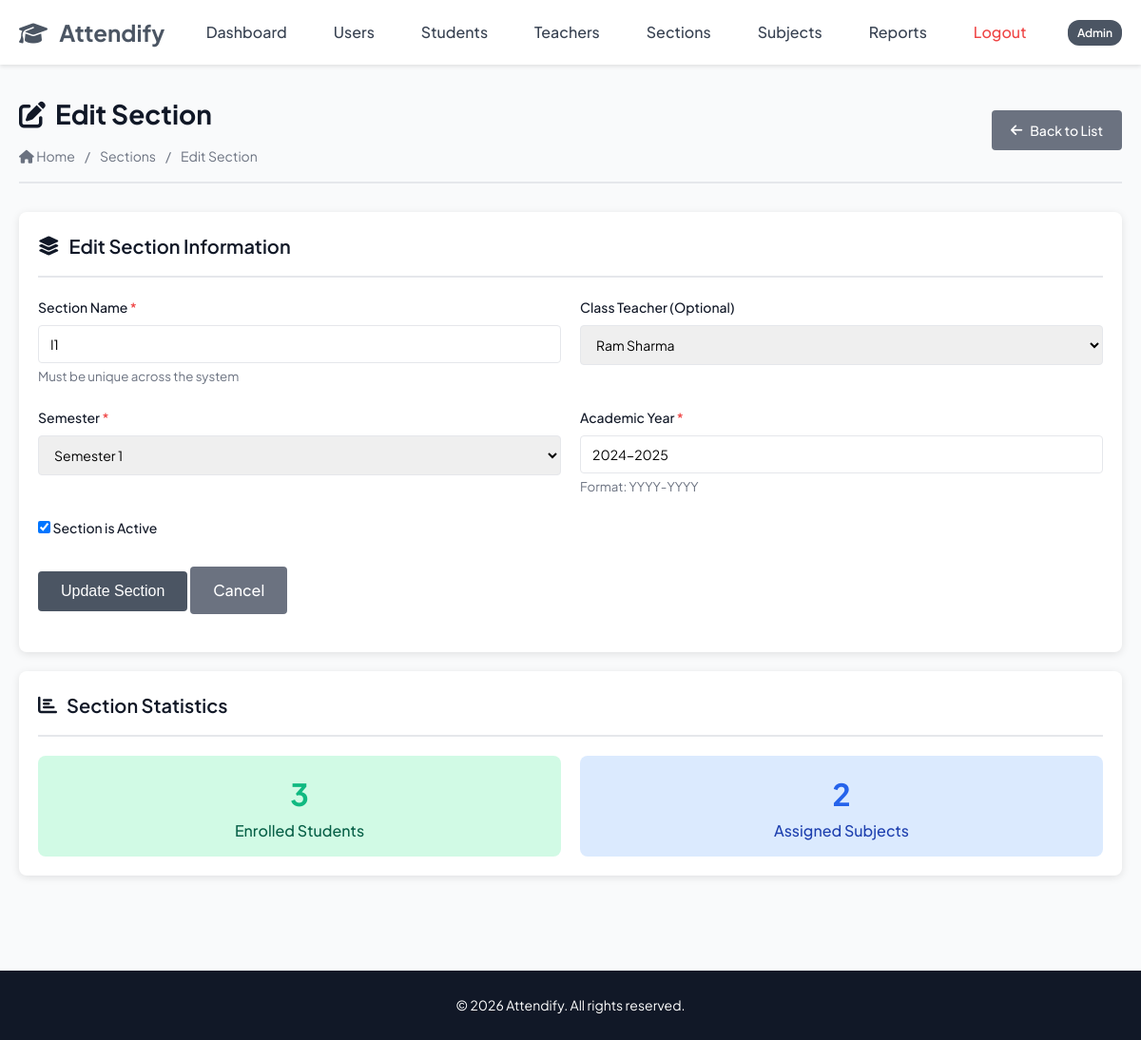
The page /admin/edit_section.php?id=1 (signed in) on the database its author committed.
### tables this page shows
CREATE TABLE `sections` (
  `section_id` int(11) NOT NULL AUTO_INCREMENT,
  `teacher_id` int(11) DEFAULT NULL,
  `section_name` varchar(10) NOT NULL,
  `semester` int(11) NOT NULL,
  `academic_year` varchar(9) NOT NULL,
  `total_students` int(11) DEFAULT 0,
  `is_active` tinyint(1) DEFAULT 1,
  PRIMARY KEY (`section_id`),
  UNIQUE KEY `section_name` (`section_name`),
  KEY `teacher_id` (`teacher_id`),
  KEY `idx_section_name` (`section_name`),
  KEY `idx_academic_year` (`academic_year`),
  KEY `idx_active_sections` (`is_active`),
  CONSTRAINT `sections_ibfk_1` FOREIGN KEY (`teacher_id`) REFERENCES `teachers` (`teacher_id`) ON DELETE SET NULL ON UPDATE CASCADE
);

CREATE TABLE `teachers` (
  `teacher_id` int(11) NOT NULL AUTO_INCREMENT,
  `user_id` int(11) NOT NULL,
  `first_name` varchar(50) NOT NULL,
  `last_name` varchar(50) NOT NULL,
  `email` varchar(100) DEFAULT NULL,
  `phone` varchar(15) DEFAULT NULL,
  `department` varchar(100) DEFAULT NULL,
  `joining_date` date DEFAULT NULL,
  PRIMARY KEY (`teacher_id`),
  UNIQUE KEY `email` (`email`),
  KEY `user_id` (`user_id`),
  KEY `idx_teacher_name` (`first_name`,`last_name`),
  KEY `idx_department` (`department`),
  CONSTRAINT `teachers_ibfk_1` FOREIGN KEY (`user_id`) REFERENCES `users` (`user_id`) ON DELETE CASCADE ON UPDATE CASCADE
);

### config.php (called while the page is built, shortened)
<?php
function e($string) {
    return htmlspecialchars($string, ENT_QUOTES, 'UTF-8');
}
?>

### admin/edit_section.php (the view, shortened to what this page needs)
<?php
require_once '../config.php';
$section_id = isset($_GET['id']) ? intval($_GET['id']) : 0;
$sql = "SELECT * FROM SECTIONS WHERE section_id = ?";
$stmt = $conn->prepare($sql);
$stmt->bind_param("i", $section_id);
$stmt->execute();
$result = $stmt->get_result();
$section = $result->fetch_assoc();
$teachers_sql = "SELECT teacher_id, first_name, last_name FROM TEACHERS ORDER BY first_name, last_name";
$teachers_result = $conn->query($teachers_sql);
include '../includes/header.php';
?>
<div class="page-header">
    <div>
        <h1><i class="fas fa-edit"></i> Edit Section</h1>
        <div class="breadcrumb">
            <a href="dashboard.php"><i class="fas fa-home"></i> Home</a>
            <span>/</span>
            <a href="list_sections.php">Sections</a>
            <span>/</span>
            <span>Edit Section</span>
        </div>
    </div>
    <div>
        <a href="list_sections.php" class="btn btn-secondary">
            <i class="fas fa-arrow-left"></i> Back to List
        </a>
    </div>
</div>
<div class="card">
    <div class="card-header">
        <h2 class="card-title">
            <i class="fas fa-layer-group"></i> Edit Section Information
        </h2>
    </div>
    <div class="card-body">
        <form method="POST" action="">
            <div class="form-row">
                <div class="form-group">
                    <label for="section_name" class="required">Section Name</label>
                    <input
                        type="text"
                        id="section_name"
                        name="section_name"
                        placeholder="Enter section name"
                        required
                        value="<?php echo e($section['section_name']); ?>"
                    >
                    <small class="text-muted">Must be unique across the system</small>
                </div>
                <div class="form-group">
                    <label for="teacher_id">Class Teacher (Optional)</label>
                    <select id="teacher_id" name="teacher_id">
                        <?php while ($teacher = $teachers_result->fetch_assoc()): ?>
                            <option value="<?php echo $teacher['teacher_id']; ?>"
                                <?php echo $section['teacher_id'] == $teacher['teacher_id'] ? 'selected' : ''; ?>>
                                <?php echo e($teacher['first_name'] . ' ' . $teacher['last_name']); ?>
                            </option>
                        <?php endwhile; ?>
                    </select>
                </div>
            </div>
            <div class="form-row">
                <div class="form-group">
                    <label for="semester" class="required">Semester</label>
                    <select id="semester" name="semester" required>
                        <?php for ($i = 1; $i <= 8; $i++): ?>
                            <option value="<?php echo $i; ?>" <?php echo $section['semester'] == $i ? 'selected' : ''; ?>>
                                Semester <?php echo $i; ?>
                            </option>
                        <?php endfor; ?>
                    </select>
                </div>
                <div class="form-group">
                    <label for="academic_year" class="required">Academic Year</label>
                    <input
                        type="text"
                        id="academic_year"
                        name="academic_year"
                        placeholder="e.g., 2024-2025"
                        required
                        pattern="\d{4}-\d{4}"
                        value="<?php echo e($section['academic_year']); ?>"
                    >
                    <small class="text-muted">Format: YYYY-YYYY</small>
                </div>
            </div>
            <div class="form-group">
                <label>
                    <input type="checkbox" name="is_active" value="1" <?php echo $section['is_active'] ? 'checked' : ''; ?>>
                    Section is Active
                </label>
            </div>
            <div class="form-group" style="margin-top: 30px;">
                <button type="submit" class="btn btn-primary btn-lg">
                    Update Section
                </button>
                <a href="list_sections.php" class="btn btn-secondary btn-lg">
                    Cancel
                </a>
            </div>
        </form>
    </div>
</div>
<?php
$stats_sql = "SELECT
    COUNT(DISTINCT e.enrollment_id) as enrolled_students,
    COUNT(DISTINCT ss.section_subject_id) as assigned_subjects
FROM SECTIONS s
LEFT JOIN ENROLLMENTS e ON s.section_id = e.section_id AND e.status = 'active'
LEFT JOIN SECTION_SUBJECTS ss ON s.section_id = ss.section_id
WHERE s.section_id = ?";
$stats_stmt = $conn->prepare($stats_sql);
$stats_stmt->bind_param("i", $section_id);
$stats_stmt->execute();
$stats_result = $stats_stmt->get_result();
$stats = $stats_result->fetch_assoc();
?>
<div class="card" style="margin-top: 20px;">
    <div class="card-header">
        <h2 class="card-title"><i class="fas fa-chart-bar"></i> Section Statistics</h2>
    </div>
    <div class="card-body">
        <div style="display: grid; grid-template-columns: repeat(auto-fit, minmax(200px, 1fr)); gap: 20px;">
            <div style="text-align: center; padding: 15px; background-color: #d1fae5; border-radius: 8px;">
                <div style="font-size: 32px; font-weight: bold; color: #10b981;"><?php echo $stats['enrolled_students']; ?></div>
                <div style="color: #065f46; font-weight: 500;">Enrolled Students</div>
            </div>
            <div style="text-align: center; padding: 15px; background-color: #dbeafe; border-radius: 8px;">
                <div style="font-size: 32px; font-weight: bold; color: #2563eb;"><?php echo $stats['assigned_subjects']; ?></div>
                <div style="color: #1e40af; font-weight: 500;">Assigned Subjects</div>
            </div>
        </div>
    </div>
</div>
<?php
include '../includes/footer.php';
?>

### css/styles.css (style rules this page uses)
* { margin: 0; padding: 0; box-sizing: border-box; }
:root { --primary-color: #4b5563; --secondary-color: #6366f1; --danger-color: #ef4444; --warning-color: #f59e0b; --info-color: #3b82f6; --dark-color: #111827; --light-color: #f9fafb; --white-color: #ffffff; --border-color: #e5e7eb; --text-color: #374151; --text-muted: #6b7280; --success-color: #10b981; }
body { font-family: 'Plus Jakarta Sans', sans-serif; font-size: 16px; line-height: 1.6; color: var(--text-color); background-color: var(--light-color); }
a { text-decoration: none; color: var(--primary-color); transition: color 0.3s ease; }
.card { background-color: var(--white-color); border-radius: 8px; box-shadow: 0 2px 8px rgba(0, 0, 0, 0.1); padding: 20px; margin-bottom: 20px; }
.card-header { border-bottom: 2px solid var(--border-color); padding-bottom: 15px; margin-bottom: 20px; }
.card-title { font-size: 20px; font-weight: 600; color: var(--dark-color); display: flex; align-items: center; gap: 10px; }
.card-body { padding: 0; }
.form-group { margin-bottom: 20px; }
label { display: block; margin-bottom: 8px; font-weight: 500; color: var(--dark-color); font-size: 14px; }
label.required::after { content: " *"; color: var(--danger-color); }
input[type="text"], input[type="email"], input[type="password"], input[type="number"], input[type="date"], input[type="time"], input[type="tel"], select, textarea { width: 100%; padding: 10px 12px; border: 1px solid var(--border-color); border-radius: 4px; font-size: 14px; font-family: inherit; transition: all 0.3s ease; }
.form-row { display: grid; grid-template-columns: repeat(auto-fit, minmax(250px, 1fr)); gap: 20px; }
.btn { display: inline-flex; align-items: center; gap: 8px; padding: 10px 20px; border: none; border-radius: 4px; font-size: 14px; font-weight: 500; cursor: pointer; text-decoration: none; }
.btn-primary { background-color: var(--primary-color); color: var(--white-color); }
.btn-secondary { background-color: #6b7280; color: var(--white-color); }
.btn-lg { padding: 12px 24px; font-size: 16px; }
.page-header { display: flex; justify-content: space-between; align-items: center; margin-bottom: 30px; padding-bottom: 15px; border-bottom: 2px solid var(--border-color); }
.page-header h1 { font-size: 28px; color: var(--dark-color); display: flex; align-items: center; gap: 10px; }
.breadcrumb { display: flex; gap: 10px; align-items: center; font-size: 14px; color: var(--text-muted); margin-top: 10px; }
.breadcrumb a { color: var(--text-muted); }
.text-muted { color: var(--text-muted); }

### rows shown on the page
sections: section_name "I1", teacher_id "Ram Sharma", semester "Semester 1", academic_year "2024-2025", is_active "☑"

### other values the page prints
$_SESSION['user_type'] "Admin"
$stats['enrolled_students'] "3"
$stats['assigned_subjects'] "2"
